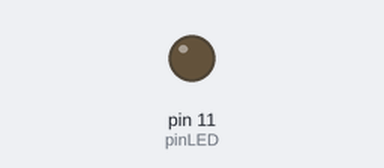
Bench run of a sketch on a simulated Arduino Uno, built with avr-gcc and run on an emulated ATmega328P. Parts: output pins drawn as LEDs (lit = HIGH).

Above: at 0.05 s.
At 2.6 s:
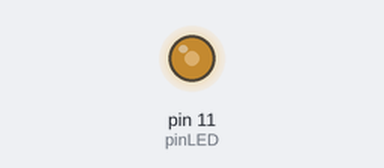
At 5.2 s:
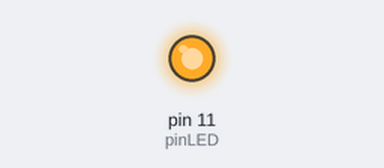
At 10.4 s:
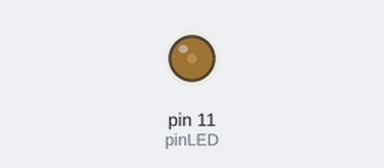
Timing chart, 0 to 16.1 s (numbered marks = the images above):
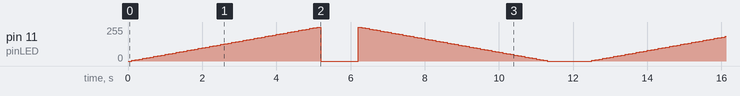

The sketch:

sketch_sep29c.ino
```cpp
const byte pinLED = 11;//pwm
const byte pinAnalog = A0;

void setup() {
  // put your setup code here, to run once:

}

void loop() {
  // put your main code here, to run repeatedly:
  for(int i=0; i<256; i+=5)
  {
    analogWrite(pinLED,i);
    delay(100);
  }
  analogWrite(pinLED,0);
  delay(1000);

    for(int i=255; i>=0; i-=5)
  {
    analogWrite(pinLED,i);
    delay(100);
  }
  analogWrite(pinLED,0);
  delay(1000);
}
```

Measured:
- by itself, pin 11 (pinLED): moves between 0/255 and 255/255, repeating every 12.4 s
